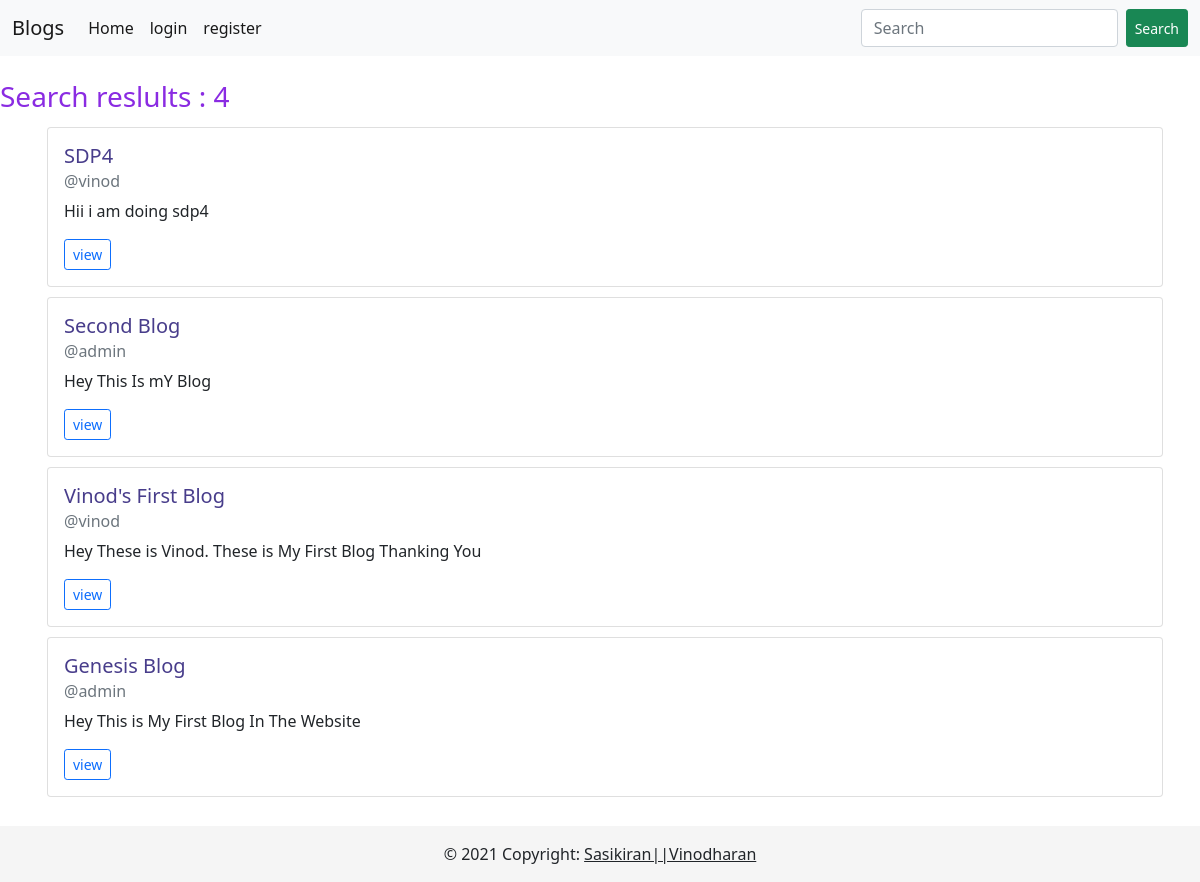
The app's page /search/ with its own data.
### blogs/models.py (models this page shows, shortened)
class Post(models.Model):
    title = models.CharField(max_length=200)
    author = models.ForeignKey('auth.User', on_delete=models.CASCADE)
    body = models.TextField()
    created_date = models.DateTimeField(auto_now_add=True)
    modified = models.DateTimeField(auto_now=True)

### blogs/views.py (the view)
# urls.py: path('search/', views.search, name='search'),
def search(request):
    posts = Post.objects.order_by('-created_date')
    if 'keyword' in request.GET:
        data = request.GET['keyword']
        if data:
            posts = posts.filter(body__icontains=data) | posts.filter(title__icontains=data)
    count = posts.count()
    context = {
        'posts' : posts,
        'count' : count,
    }
    return render(request, 'blogs/search.html', context)

### templates/blogs/search.html (shortened to what this page needs)
{% extends 'base.html' %}
{% block content %}
<br>
<h3>Search reslults : {{ count }}</h3>
<div class="container">
    {% for post in posts %}
    <div class="row">
        <div class="col">
            <div class="card" style="width: 100%; margin: 5px;">
                <div class="card-body">
                    <h5 class="card-title">{{ post.title }}</h5>
                    <h6 class="card-subtitle mb-2 text-muted">@{{post.author.username}}</h6>
                    <p class="card-text">{{ post.body | safe | truncatewords:30 }}</p>
                    <a class="btn btn-outline-primary btn-sm" href="{% url 'post_details' post.id %}" role="button">view</a>
                </div>
            </div>
        </div>
    </div>
    {% endfor %}
</div>
{% endblock %}

### templates/base.html (style rules this page uses)
h5 { color: darkslateblue; }
h3 { color: blueviolet; }

### records on screen
Post: title "SDP4", author.username "vinod", body "Hii i am doing sdp4"
Post: title "Second Blog", author.username "admin", body "Hey This Is mY Blog"
Post: title "Vinod's First Blog", author.username "vinod", body "Hey These is Vinod. These is My First Blog Thanking You"
Post: title "Genesis Blog", author.username "admin", body "Hey This is My First Blog In The Website"

### other values on screen
{{ count }} "4"
